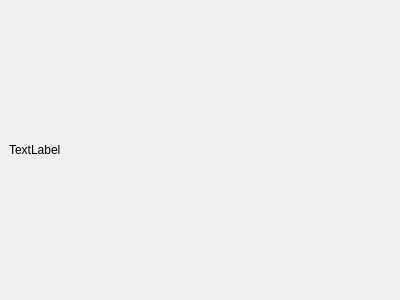
<?xml version="1.0" encoding="UTF-8"?>
<ui version="4.0">
 <class>Tile</class>
 <widget class="QWidget" name="Tile">
  <property name="geometry">
   <rect>
    <x>0</x>
    <y>0</y>
    <width>400</width>
    <height>300</height>
   </rect>
  </property>
  <property name="windowTitle">
   <string>Form</string>
  </property>
  <property name="toolTip">
   <string>Drag file here to add it in</string>
  </property>
  <property name="autoFillBackground">
   <bool>true</bool>
  </property>
  <layout class="QVBoxLayout" name="verticalLayout">
   <property name="leftMargin">
    <number>0</number>
   </property>
   <property name="rightMargin">
    <number>0</number>
   </property>
   <item>
    <widget class="QWidget" name="titileLayout" native="true">
     <property name="autoFillBackground">
      <bool>false</bool>
     </property>
     <layout class="QHBoxLayout" name="horizontalLayout">
      <property name="spacing">
       <number>0</number>
      </property>
      <property name="topMargin">
       <number>0</number>
      </property>
      <property name="bottomMargin">
       <number>0</number>
      </property>
      <item>
       <widget class="QLabel" name="title">
        <property name="text">
         <string>TextLabel</string>
        </property>
       </widget>
      </item>
     </layout>
    </widget>
   </item>
  </layout>
 </widget>
 <resources/>
 <connections/>
</ui>
